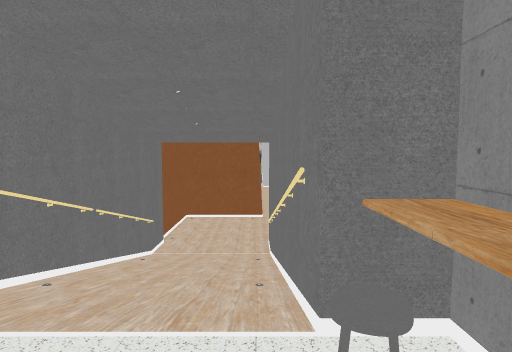
View 1 (above)

17 first-person views from a walk through a scene from a Unity 3-D project. The camera is 1.4 m above the floor, tilts 4° down and sees 75° across. The floor is counted in squares, 1 m on a side. Each view is taken from the middle of a square. On the plan, view 1 faces up. The plan holds only what a view shows up to about 15 squares ahead; the rest is blank. The place goes on beyond the plan. Some animated figures are not drawn. Some surface patterns are stand-ins.

View 2
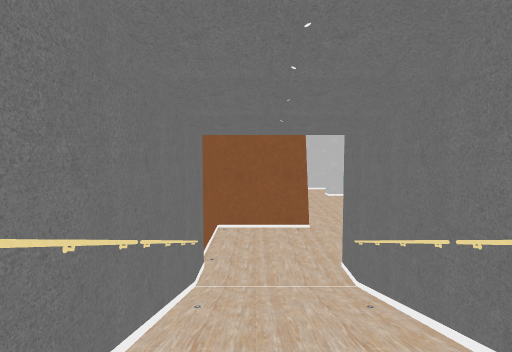

View 3
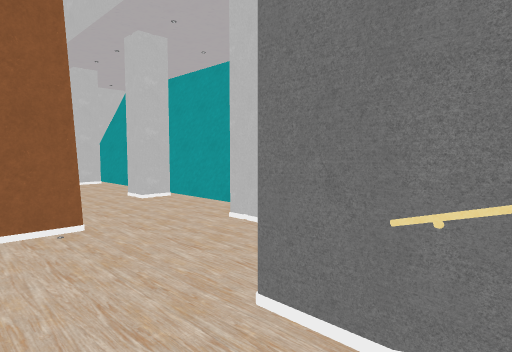

View 4
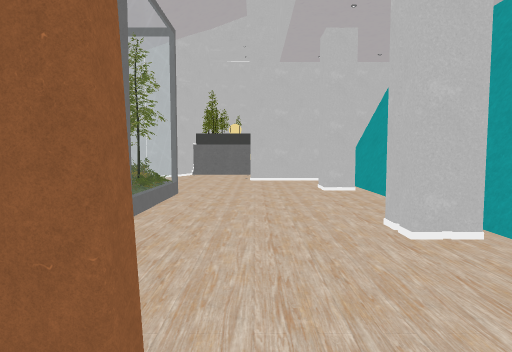

View 5
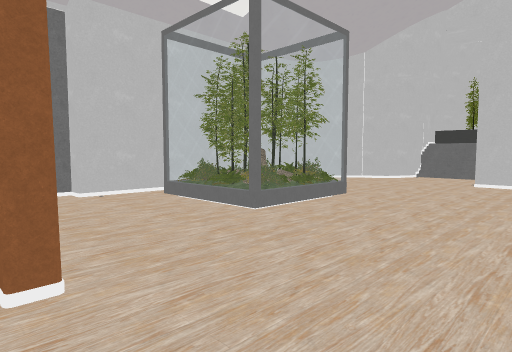

View 6
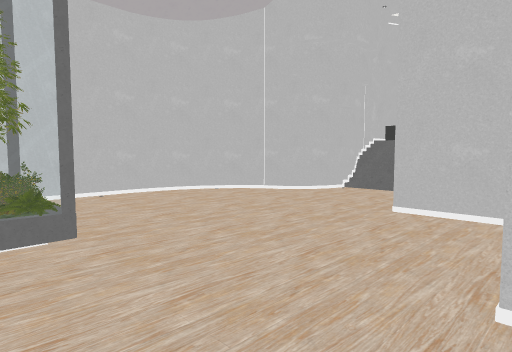

View 7
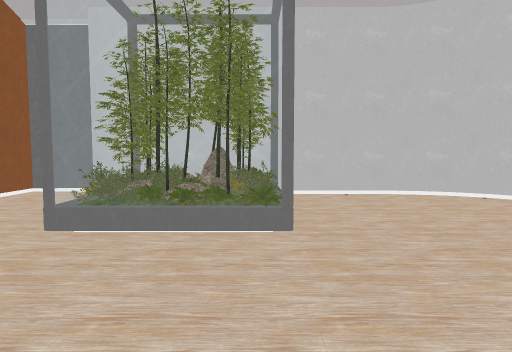

View 8
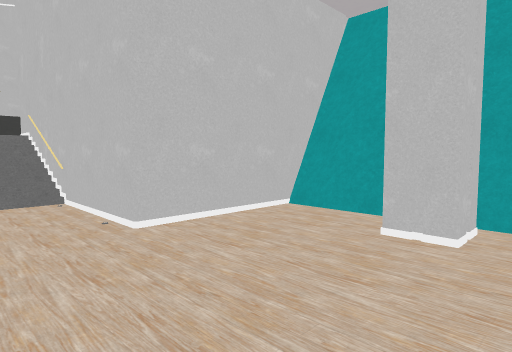

View 9
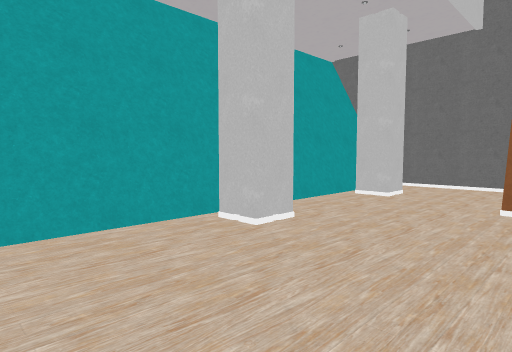

View 10
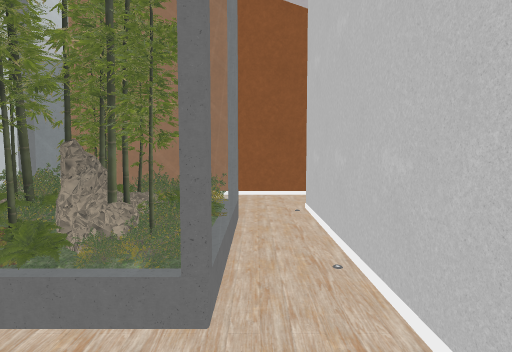

View 11
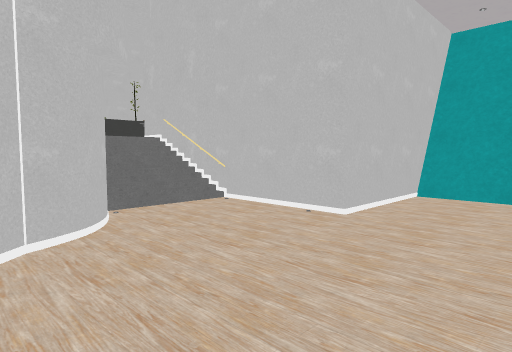

View 12
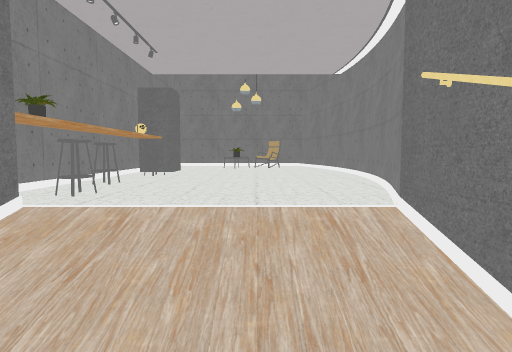

View 13
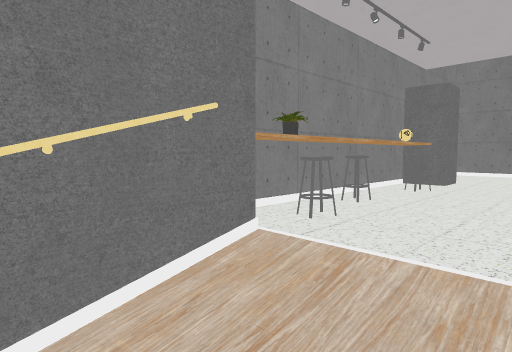

View 14
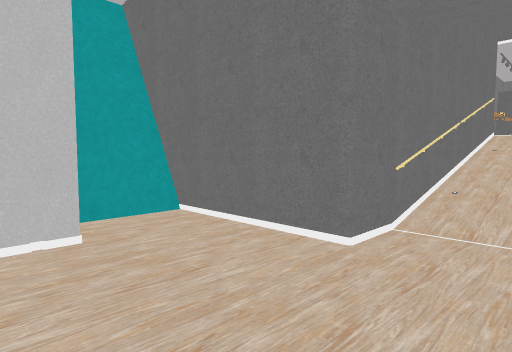

View 15
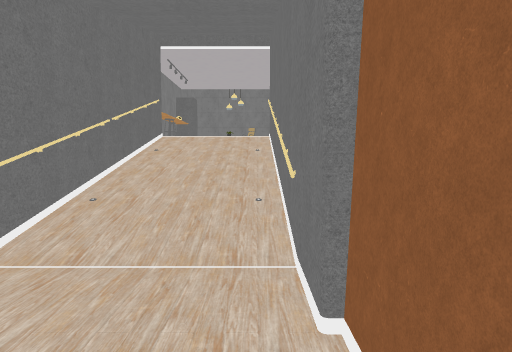

View 16
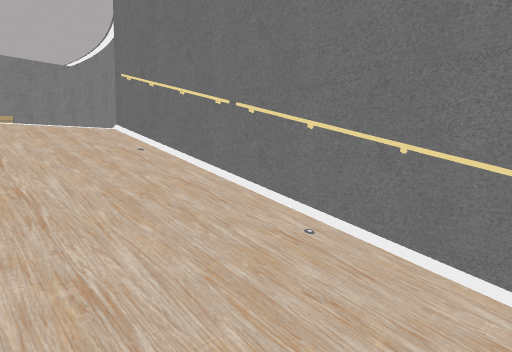

View 17
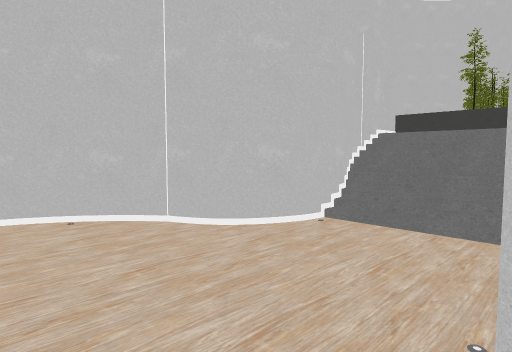

### Floor plan
Key: @ floor where view 1 was taken; # wall or solid block; . main floor; : floor 1.25 m higher than the main floor; + floor 1.5 m higher than the main floor; * floor 1.75 m higher than the main floor; % floor 2 m higher than the main floor; / step, stairs or slope; = window, fence, low wall or low ledge; R railing; P pillar; T pot; S stool; O other object.
Columns run from 8 left of view 1 to 6 right of it. Each row starts with its distance up from view 1.
 42     ##
 41      ***
 40     #////O
 39     #////O
 38     ##///O
 37     ##///#
 36     #....#
 35   ###....#
 34  ##......#
 33  #.......######
 32  #...........=#
 31 ##...........=#
 30 #............=#
 29 #...........PP#
 28 #............##
 27 #............=#
 26 #..OOOO......=#
 25 #..OOOO......=#
 24 #..OOOO......=#
 23 #..OOOO......=#
 22 #...........PP#
 21 #............##
 20 #............=#
 19 #............=#
 18 #########....=#
 17     #........=#
 16     #.......PP#
 15     #........##
 14     #........=#
 13     #........=#
 12     #....####=#
 11     #....#
 10     #R//R#
  9     #R//R#
  8     #R//R#
  7     #////#
  6     #://:#
  5     #+//+#
  4     #*//*#
  3     #////##
  2     O%%%%O#
  1     #    T
  0    O%   @S
 -1    #     O
 -2    #     S
 -3    O     O
 -4    #     P#
 -5    #     P
 -6    O
 -7    O
 -8    OO
 -9     #

Positions as (right, up) in squares from view 1, and headings:
1: (0, 0), facing up
2: (-2, 3), facing up
3: (-2, 10), facing up-right
4: (1, 16), facing up
5: (4, 17), facing up-left
6: (4, 25), facing up-left
7: (4, 26), facing left
8: (-2, 27), facing up-right
9: (-1, 27), facing down-right
10: (-6, 29), facing down
11: (-6, 29), facing up-right
12: (-2, 6), facing down
13: (-2, 5), facing down-right
14: (-2, 17), facing down-right
15: (-3, 15), facing down
16: (0, 11), facing down-left
17: (1, 31), facing up-left
